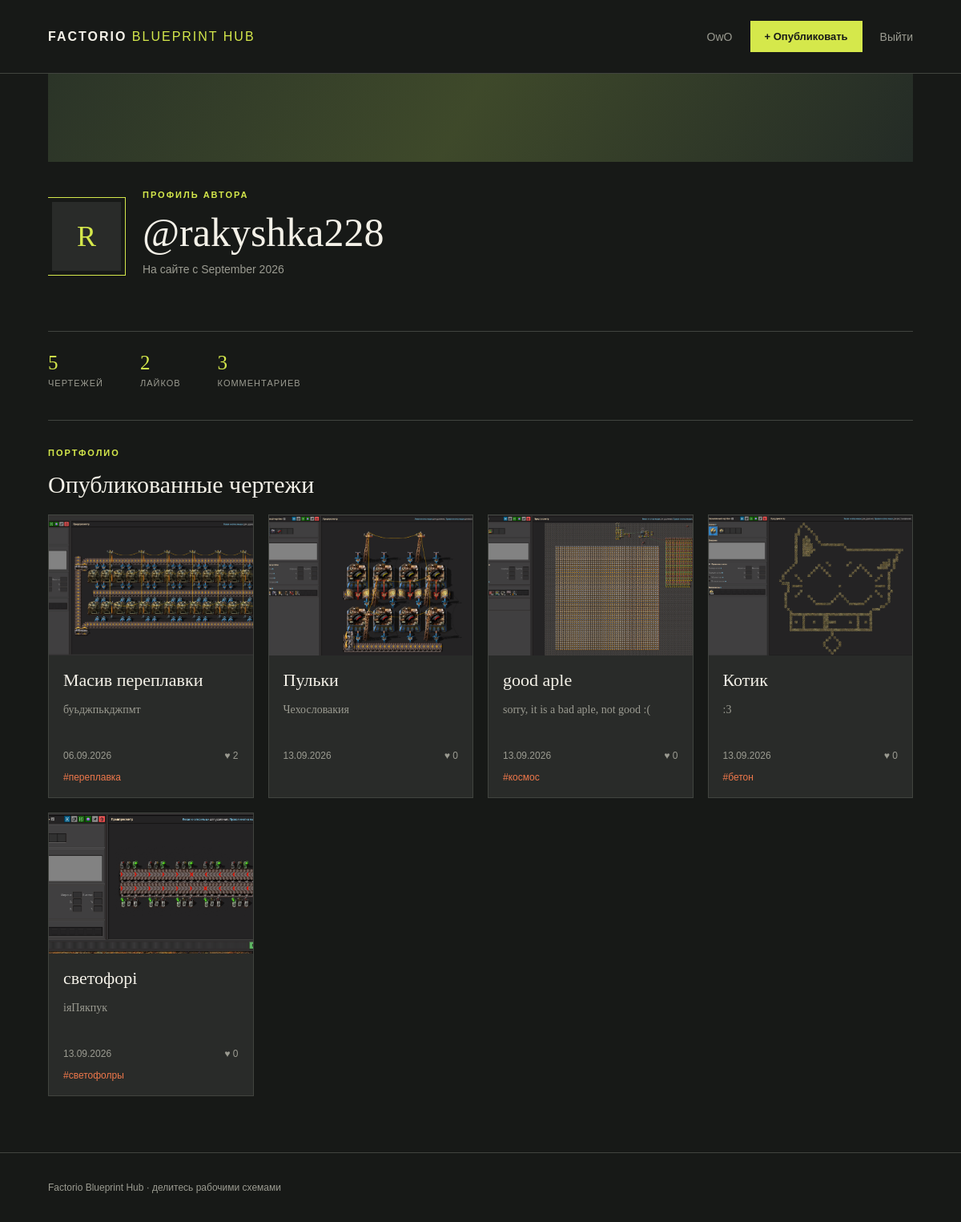
The app's page /profile/rakyshka228/ (signed in) with its own data.
### factorio_app/models.py (models this page shows, shortened)
class Blueprint(models.Model):
	author = models.ForeignKey(settings.AUTH_USER_MODEL, on_delete=models.CASCADE, related_name='blueprints')
	title = models.CharField(max_length=120)
	slug = models.SlugField(max_length=140, unique=True)
	description = models.TextField(max_length=2000)
	code = models.TextField()
	image = models.ImageField(upload_to='blueprints/', blank=True)
	tags = models.ManyToManyField(Tag, blank=True, related_name='blueprints')
	created_at = models.DateTimeField(auto_now_add=True)
	updated_at = models.DateTimeField(auto_now=True)
	class Meta:
		ordering = ('-created_at',)
	@property
	def like_count(self):
		return self.likes.count()

class Tag(models.Model):
	name = models.CharField(max_length=40, unique=True)
	slug = models.SlugField(max_length=50, unique=True)
	class Meta:
		ordering = ('name',)

### factorio_app/views.py (the view)
# urls.py: path('profile/<str:username>/', profile, name='profile'),
def profile(request, username):
    author = get_object_or_404(User, username=username)
    blueprints = author.blueprints.prefetch_related('tags', 'likes').annotate(comment_total=Count('comments'))
    return render(request, 'factorio_app/profile.html', {
        'author': author,
        'blueprints': blueprints,
        'blueprint_count': blueprints.count(),
        'like_count': Like.objects.filter(blueprint__author=author).count(),
        'comment_count': Comment.objects.filter(blueprint__author=author).count(),
    })

### templates/factorio_app/profile.html (shortened to what this page needs)
{% extends 'factorio_app/base.html' %}
{% block content %}<main class="profile-page"><section class="profile-hero"><div class="profile-cover"></div><div class="avatar">{{ author.username|first|upper }}</div><div class="profile-heading"><p class="eyebrow">ПРОФИЛЬ АВТОРА</p><h1>@{{ author.username }}</h1><p>На сайте с {{ author.date_joined|date:'F Y' }}</p></div>{% if request.user == author %}<a class="primary-btn" href="{% url 'create_blueprint' %}">+ Новый чертёж</a>{% endif %}</section><section class="profile-stats"><div><strong>{{ blueprint_count }}</strong><span>чертежей</span></div><div><strong>{{ like_count }}</strong><span>лайков</span></div><div><strong>{{ comment_count }}</strong><span>комментариев</span></div></section><section class="section-heading"><div><p class="eyebrow">ПОРТФОЛИО</p><h2>Опубликованные чертежи</h2></div></section><section class="gallery">{% for blueprint in blueprints %}<article class="card community-card"><a href="{% url 'user_blueprint_detail' blueprint.pk %}">{% if blueprint.image %}<img src="{{ blueprint.image.url }}" alt="{{ blueprint.title }}">{% else %}<div class="image-placeholder">NO PREVIEW</div>{% endif %}<div class="card-body"><h3>{{ blueprint.title }}</h3><p>{{ blueprint.description|truncatechars:100 }}</p><div class="card-meta"><span>{{ blueprint.created_at|date:'d.m.Y' }}</span><span>♥ {{ blueprint.like_count }}</span></div><div class="tag-row">{% for tag in blueprint.tags.all %}#{{ tag.name }} {% endfor %}</div></div></a></article>{% empty %}<p class="empty-state">Автор ещё ничего не опубликовал.</p>{% endfor %}</section></main>{% endblock %}

### templates/factorio_app/base.html (shortened to what this page needs)
{% load static %}
<!DOCTYPE html>
<html lang="ru">
<head>
  <link rel="stylesheet" href="{% static 'style.css' %}">
</head>
<body>
  <header class="site-header">
    <a class="brand" href="{% url 'home' %}">FACTORIO <span>BLUEPRINT HUB</span></a>
    <nav class="main-nav">
      {% if user.is_authenticated %}
        <a href="{% url 'profile' user.username %}">{{ user.username }}</a>
        <a href="{% url 'create_blueprint' %}" class="nav-action">+ Опубликовать</a>
        <form action="{% url 'logout' %}" method="post">{% csrf_token %}<button type="submit">Выйти</button></form>
      {% else %}
        <a href="{% url 'login' %}">Войти</a>
        <a href="{% url 'register' %}" class="nav-action">Создать аккаунт</a>
      {% endif %}
    </nav>
  </header>
  {% block content %}{% endblock %}
  <footer><p>Factorio Blueprint Hub · делитесь рабочими схемами</p></footer>
</body>
</html>

### static/style.css (style rules this page uses)
button { padding: 10px 15px; margin-top: 15px; cursor: pointer; background: #4CAF50; color: white; border: none; border-radius: 5px; }
.card a { color: inherit; text-decoration: none; display: block; }
body { background-color: #222; color: #fff; font-family: Arial, sans-serif; margin: 0; padding: 0; }
img { max-width: 100%; height: auto; border-radius: 10px; }
.card { background: #333; border-radius: 15px; padding: 15px; margin: 15px; text-align: center; box-shadow: 0 4px 10px rgba(0,0,0,0.5); transition: transform 0.2s; }
.gallery { display: grid; grid-template-columns: repeat(auto-fit, minmax(260px, 1fr)); gap: 24px; justify-items: center; padding: 20px; }
.card { flex: 0 1 300px; box-sizing: border-box; }
:root { --ink: #f4f1e8; --muted: #9b9b91; --panel: #292b29; --line: #41443f; --accent: #d5e84b; --orange: #ef784b; }
body { background: #171917; color: var(--ink); font-family: Georgia, 'Times New Roman', serif; }
a { color: inherit; }
.site-header { display: flex; align-items: center; justify-content: space-between; padding: 26px 5vw; border-bottom: 1px solid var(--line); }
.brand { font: 700 16px Arial, sans-serif; letter-spacing: 2px; text-decoration: none; }
.brand span { color: var(--accent); font-weight: 400; }
.main-nav { display: flex; align-items: center; gap: 22px; font: 14px Arial, sans-serif; }
.main-nav a { text-decoration: none; color: var(--muted); }
.main-nav form { margin: 0; }
.main-nav button { margin: 0; padding: 0; background: transparent; color: var(--muted); font: inherit; }
.nav-action, .primary-btn { display: inline-block; padding: 12px 18px; background: var(--accent); color: #171917 !important; border: 0; border-radius: 0; font: 700 13px Arial, sans-serif; text-decoration: none; cursor: pointer; }
.home-page, .detail-page, .profile-page, .form-page { max-width: 1180px; margin: 0 auto; padding: 0 5vw 70px; }
.eyebrow { color: var(--accent); font: 700 11px Arial, sans-serif; letter-spacing: 2px; margin: 0 0 17px; }
.catalog-intro h1, .form-page h1, .profile-hero h1, .detail-copy h1 { font-size: clamp(42px, 7vw, 82px); line-height: .96; margin: 0 0 25px; font-weight: 400; }
.section-heading { border-top: 1px solid var(--line); padding: 34px 0 20px; margin-top: 30px; }
.section-heading h2, .comments h2, .detail-copy h2 { font-size: 30px; font-weight: 400; margin: 0; }
.gallery { display: grid; grid-template-columns: repeat(auto-fill, minmax(245px, 1fr)); gap: 18px; padding: 0; }
.card { margin: 0; padding: 0; overflow: hidden; background: var(--panel); border: 1px solid var(--line); border-radius: 0; text-align: left; box-shadow: none; }
.card img, .image-placeholder { display: block; width: 100%; height: 175px; object-fit: cover; border-radius: 0; }
.card-body { padding: 18px; }
.card h3 { margin: 0 0 8px; font-size: 22px; font-weight: 400; }
.card p { min-height: 42px; color: var(--muted); line-height: 1.45; font-size: 14px; }
.card-meta { display: flex; justify-content: space-between; margin-top: 18px; font: 12px Arial, sans-serif; color: var(--muted); }
.tag-row { display: flex; flex-wrap: wrap; gap: 7px; color: var(--orange); font: 12px Arial, sans-serif; margin-top: 13px; }
footer { border-top: 1px solid var(--line); color: var(--muted); padding: 24px 5vw; font: 12px Arial, sans-serif; }
.profile-hero { display: flex; align-items: center; gap: 22px; padding: 75px 0 55px; border-bottom: 1px solid var(--line); }
.profile-hero { position: relative; overflow: hidden; }
.profile-cover { position: absolute; inset: 0 0 auto; height: 110px; background: linear-gradient(120deg, #303b2c, #48552f 48%, #27302a); opacity: .8; }
.profile-hero h1 { font-size: 50px; margin-bottom: 10px; }
.profile-heading, .profile-hero .avatar, .profile-hero .primary-btn { position: relative; z-index: 1; }
.profile-heading { padding-top: 70px; }
.profile-hero p:not(.eyebrow) { color: var(--muted); font: 14px Arial, sans-serif; }
.profile-hero .avatar { display: grid; place-items: center; width: 86px; height: 86px; margin-top: 65px; border: 5px solid #171917; outline: 1px solid var(--accent); background: var(--panel); color: var(--accent); font-size: 36px; }
.profile-stats { display: flex; gap: 46px; padding: 25px 0 10px; }
.profile-stats div { display: flex; flex-direction: column; gap: 5px; }
.profile-stats strong { color: var(--accent); font: 25px Georgia, serif; }
.profile-stats span { color: var(--muted); font: 11px Arial, sans-serif; text-transform: uppercase; letter-spacing: 1px; }

### records on screen
Blueprint: image (picture), title "Масив переплавки", description "буьджпькджпмт", created_at "06.09.2026", like_count "2"
Tag: name "переплавка"
Blueprint: image (picture), title "Пульки", description "Чехословакия", created_at "13.09.2026", like_count "0"
Blueprint: image (picture), title "good aple", description "sorry, it is a bad aple, not good :(", created_at "13.09.2026", like_count "0"
Tag: name "космос"
Blueprint: image (picture), title "Котик", description ":3", created_at "13.09.2026", like_count "0"
Tag: name "бетон"
Blueprint: image (picture), title "светофорі", description "іяПякпук", created_at "13.09.2026", like_count "0"
Tag: name "светофолры"

### other values on screen
{{ user.username }} "OwO"
{{ author.username|first|upper }} "R"
{{ author.username }} "rakyshka228"
{{ author.date_joined|date:'F Y' }} "September 2026"
{{ blueprint_count }} "5"
{{ like_count }} "2"
{{ comment_count }} "3"
